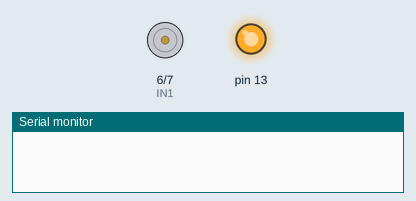
Bench run of a sketch on a simulated Arduino Uno, built with avr-gcc and run on an emulated ATmega328P. Parts: motor-driver pin pairs drawn as motors (green arrow = first pin HIGH = forward, orange = second pin HIGH = backward, longer = more drive, scaled by the enable pin), output pins drawn as LEDs (lit = HIGH), the last lines printed to the serial monitor.

Above: at 0.1 s.
At 1.9 s:
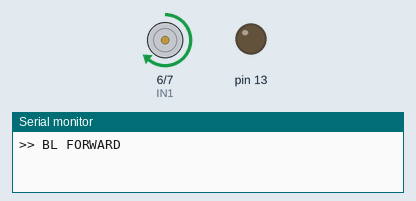
At 6.9 s:
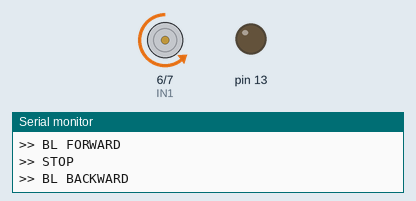
At 9.9 s:
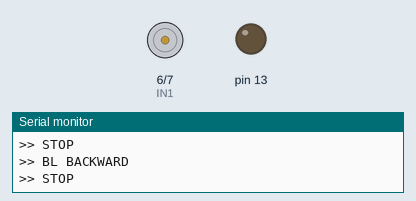
Timing chart, 0 to 11.4 s (numbered marks = the images above):
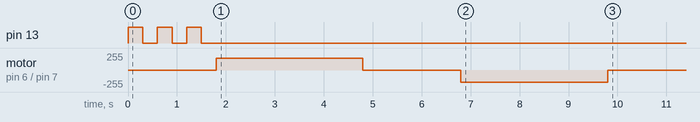

The sketch:

Test_BL_L293_Uno.ino
```cpp
/*
 * Test BL Motor with L293D on Arduino Uno
 * EN1=Pin 5 (PWM), IN1=Pin 6, IN2=Pin 7
 */

#define EN1  5
#define IN1  6
#define IN2  7

void setup() {
  Serial.begin(115200);
  pinMode(EN1, OUTPUT);
  pinMode(IN1, OUTPUT);
  pinMode(IN2, OUTPUT);
  pinMode(13, OUTPUT);

  for (int i = 0; i < 3; i++) {
    digitalWrite(13, HIGH); delay(300);
    digitalWrite(13, LOW);  delay(300);
  }

  // Forward
  Serial.println(">> BL FORWARD");
  digitalWrite(IN1, HIGH);
  digitalWrite(IN2, LOW);
  analogWrite(EN1, 180);
  delay(3000);

  // Stop
  Serial.println(">> STOP");
  digitalWrite(IN1, LOW);
  digitalWrite(IN2, LOW);
  analogWrite(EN1, 0);
  delay(2000);

  // Backward
  Serial.println(">> BL BACKWARD");
  digitalWrite(IN1, LOW);
  digitalWrite(IN2, HIGH);
  analogWrite(EN1, 180);
  delay(3000);

  // Stop
  Serial.println(">> STOP");
  digitalWrite(IN1, LOW);
  digitalWrite(IN2, LOW);
  analogWrite(EN1, 0);
}

void loop() {
}
```
